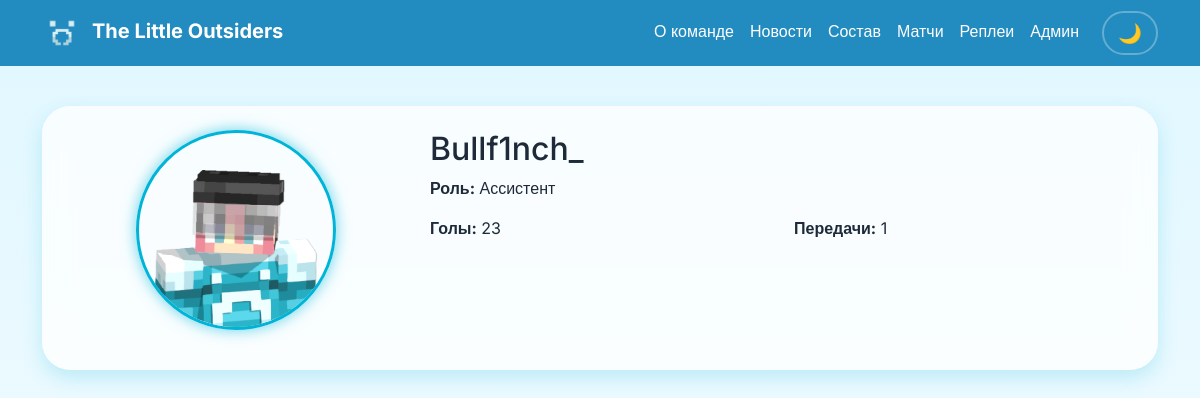
Screenshot of /player/1 with the database file from the repository.
### tables this page shows
CREATE TABLE players (
                id INTEGER PRIMARY KEY,
                name TEXT NOT NULL,
                role TEXT NOT NULL,
                goals INTEGER DEFAULT 0,
                assists INTEGER DEFAULT 0,
                saves INTEGER DEFAULT 0,
                conceded INTEGER DEFAULT 0,
                bio TEXT
            );

### app.py (the view)
@app.route("/player/<int:id>")
def player(id):
    con = db()
    player = con.execute("SELECT id, name, role, goals, assists, saves, conceded, bio FROM players WHERE id=?", (id,)).fetchone()
    con.close()
    if not player:
        return "Игрок не найден", 404
    return render_template("player.html", player=player)

### app.py (called while the page is built)
def db():
    return sqlite3.connect(DB_PATH)

### templates/player.html (shortened to what this page needs)
{% extends "base.html" %}
{% block content %}
<div class="card-modern">
    <div class="row">
        <div class="col-md-4 text-center">
            <img src="{{ url_for('static', filename='images/players/' + player[1] + '.png') }}"
                 alt="{{ player[1] }}"
                 class="player-photo img-fluid rounded-circle mb-3"
                 onerror="this.onerror=null; this.src='{{ url_for('static', filename='images/players/default.png') }}';">
        </div>
        <div class="col-md-8">
            <h2>{{ player[1] }}</h2>
            <p><b>Роль:</b>
                {% if player[2] == 'goalie' %}Вратарь
                {% elif player[2] == 'assistant' %}Ассистент
                {% elif player[2] == 'sniper' %}Снайпер
                {% elif player[2] == 'vodonos' %}Водонос
                {% endif %}
            </p>
            {% if player[2] == 'goalie' %}
            <div class="row">
                <div class="col-4"><b>Голы:</b> {{ player[3] }}</div>
                <div class="col-4"><b>Отбитые:</b> {{ player[5] }}</div>
                <div class="col-4"><b>Пропущено:</b> {{ player[6] }}</div>
            </div>
            {% else %}
            <div class="row">
                <div class="col-6"><b>Голы:</b> {{ player[3] }}</div>
                <div class="col-6"><b>Передачи:</b> {{ player[4] }}</div>
            </div>
            {% endif %}
        </div>
    </div>
</div>
{% endblock %}

### static/css/style.css (style rules this page uses)
:root { --bg-gradient-start: #e0f7ff; --bg-gradient-end: #f5fcff; --card-bg: rgba(255, 255, 255, 0.75); --text-color: #1e2a3a; --navbar-bg: rgba(0, 120, 180, 0.85); --accent: #00b4d8; --accent-hover: #0096c7; --border-color: #cfefff; --shadow: 0 8px 20px rgba(0, 180, 216, 0.2); --glow: 0 0 15px rgba(0, 180, 216, 0.6); --text-muted: #4a5568; --input-bg: rgba(255, 255, 255, 0.2); }
body { font-family: 'Inter', sans-serif; background: linear-gradient(180deg, var(--bg-gradient-start), var(--bg-gradient-end)); min-height: 100vh; margin: 0; color: var(--text-color); transition: background 0.4s ease, color 0.3s ease; }
.card-modern { background: var(--card-bg); backdrop-filter: blur(15px); border-radius: 28px !important; padding: 24px; margin-bottom: 24px; border: none; color: var(--text-color); transition: transform 0.3s ease, box-shadow 0.3s ease, background 0.3s ease; box-shadow: var(--shadow); }
.fade-in { animation: fade 0.7s cubic-bezier(0.2, 0.9, 0.3, 1); }
.player-photo { max-width: 200px; border: 3px solid var(--accent); box-shadow: var(--glow); transition: transform 0.2s; }

### rows the page displays
players: name (picture), name "Bullf1nch_", goals "23", assists "1"
